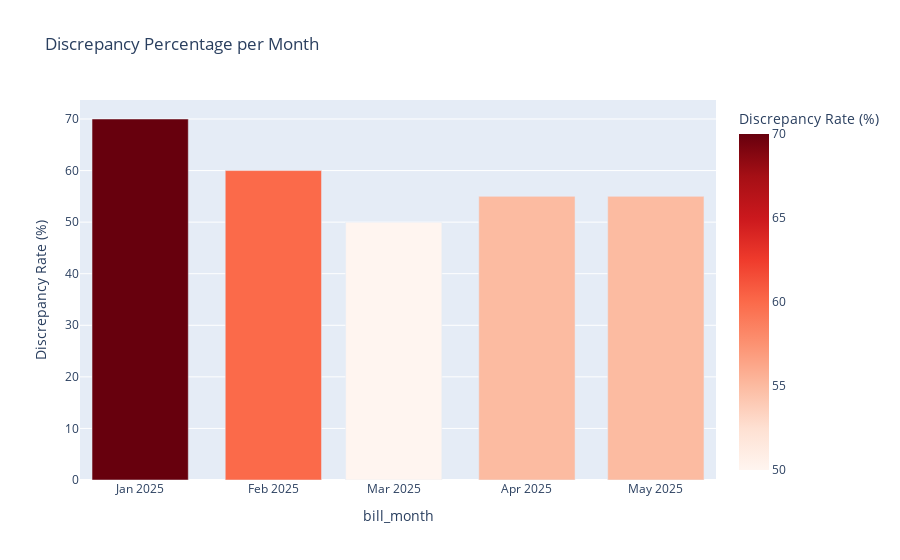

Here is the notebook cell this chart was saved with:
### Code cell
fig1 = px.bar(summary, 
              x=summary.index, 
              y="% Discrepancies",
              title="Discrepancy Percentage per Month",
              labels={"index": "Month", "% Discrepancies": "Discrepancy Rate (%)"},
              color="% Discrepancies",
              color_continuous_scale="reds")
fig1.show()

### Figure 1 — Plotly figure (JSON) as saved in the notebook; plotly's stock layout.template omitted (floating-point values rounded to 4 significant figures)
{"data": [{"hovertemplate": "bill_month=%{x}<br>Discrepancy Rate (%)=%{marker.color}<extra></extra>", "legendgroup": "", "marker": {"color": [70.0, 60.0, 50.0, 55.0, 55.0], "coloraxis": "coloraxis", "pattern": {"shape": ""}}, "name": "", "orientation": "v", "showlegend": false, "textposition": "auto", "type": "bar", "x": ["2025-01", "2025-02", "2025-03", "2025-04", "2025-05"], "xaxis": "x", "y": [70.0, 60.0, 50.0, 55.0, 55.0], "yaxis": "y"}], "layout": {"barmode": "relative", "coloraxis": {"colorbar": {"title": {"text": "Discrepancy Rate (%)"}}, "colorscale": [[0, "rgb(255,245,240)"], [0.125, "rgb(254,224,210)"], [0.25, "rgb(252,187,161)"], [0.375, "rgb(252,146,114)"], [0.5, "rgb(251,106,74)"], [0.625, "rgb(239,59,44)"], [0.75, "rgb(203,24,29)"], [0.875, "rgb(165,15,21)"], [1, "rgb(103,0,13)"]]}, "legend": {"tracegroupgap": 0}, "title": {"text": "Discrepancy Percentage per Month"}, "xaxis": {"anchor": "y", "domain": [0, 1], "title": {"text": "bill_month"}}, "yaxis": {"anchor": "x", "domain": [0, 1], "title": {"text": "Discrepancy Rate (%)"}}}}
